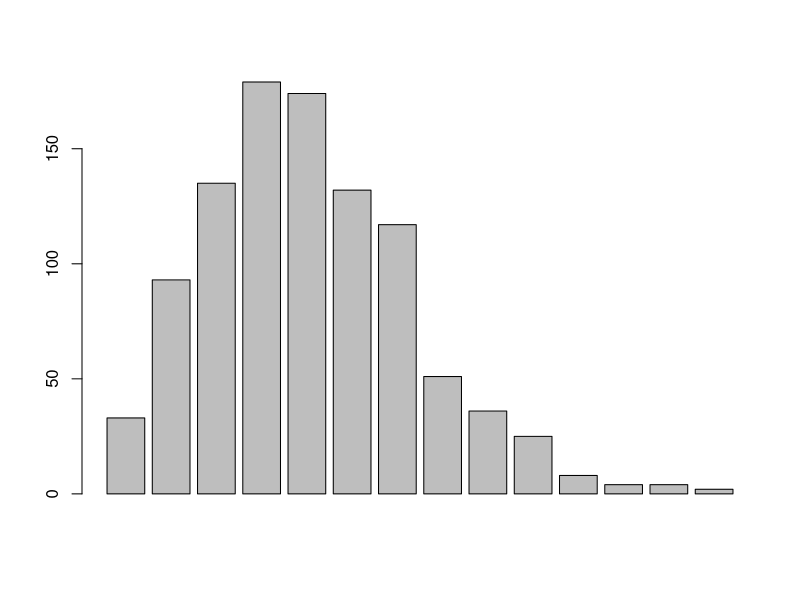
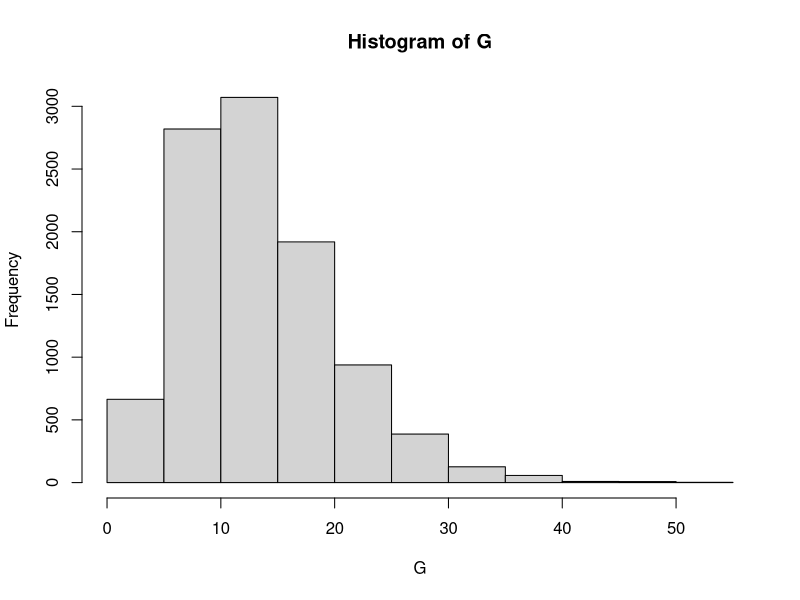

Write the R code that produced these figures, in order.
#objetivo es simular numeros poisson, simular uniformes hasta que sean menores que e^{-lambda}

#simular un numero con distribucion poisson
 L = 5
 num_sim = 1000
 
 X = vector(mode = 'double', length = num_sim)
 
 for(i in 1:num_sim){
   n = 1
   u = runif(1)
   while(u >=exp(-L)){
     u = u * runif(1)
     n =n + 1
     
   }
   
   n = n-1
   X[i] = n
 }
 
 barplot(tabulate(X))
 
 
 #para simular continuas invertir la función de distribución. 
 
 #generar los valores de una variable aleatoria gamma. 
 #simular numeros con distribución Gamma(n,L)
 
 L = 0.3
 n = 4
 num_sim = 10000
 
 G = vector(mode = 'double', length = num_sim)
 
 for(i in 1:num_sim){
 
   u = runif(n)
   G[i] = (-1/L)*sum(log(u))
 
 }
 hist(G)
 